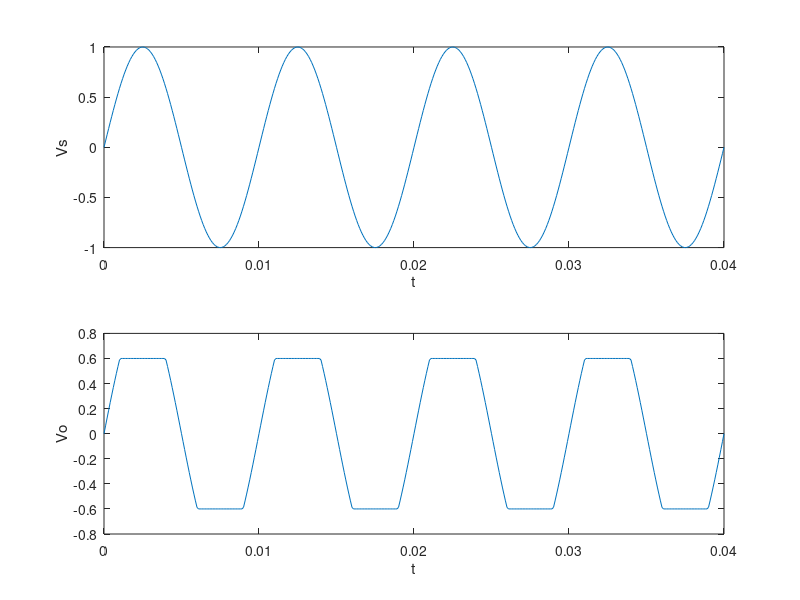

MATLAB code for this plot:
clc;
clear all;
close all;
f=100;
w= 2*pi*f;
t= (0:0.0001:0.04);
Vs= sin(w.*t);
for i= 1:length(t)
    if(Vs(i)>=0.6)
        Vo(i)=0.6;
    elseif(Vs(i)<0.6 && Vs(i)>-0.6)
        Vo(i)=Vs(i);
    elseif(Vs(i)<=-0.6)
        Vo(i)=-0.6;
    end
end
subplot(2,1,1)
plot(t, Vs)
xlabel('t');
ylabel('Vs')
subplot(2,1,2)
plot(t,Vo)
xlabel('t')
ylabel('Vo')
